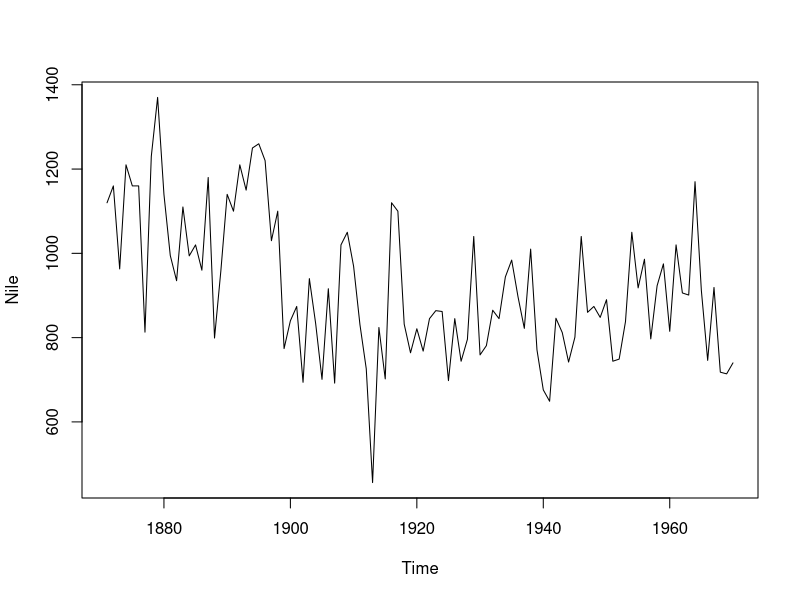
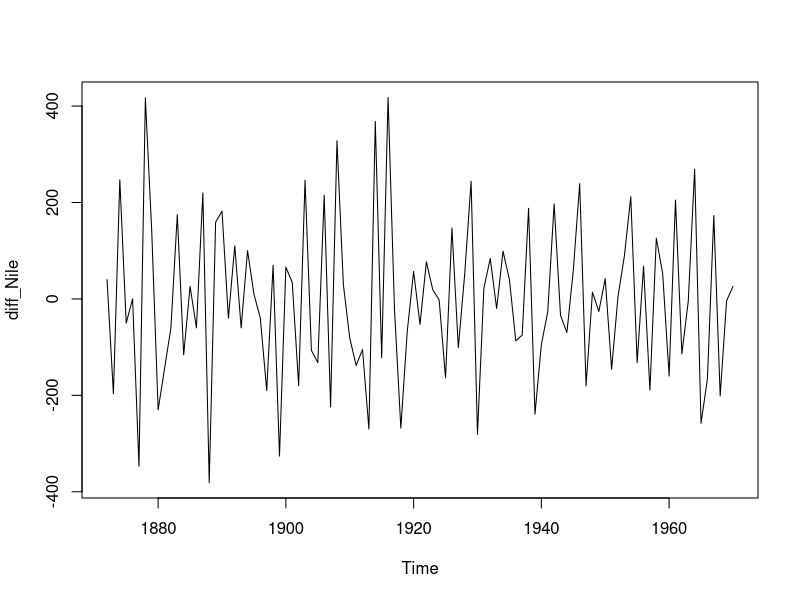
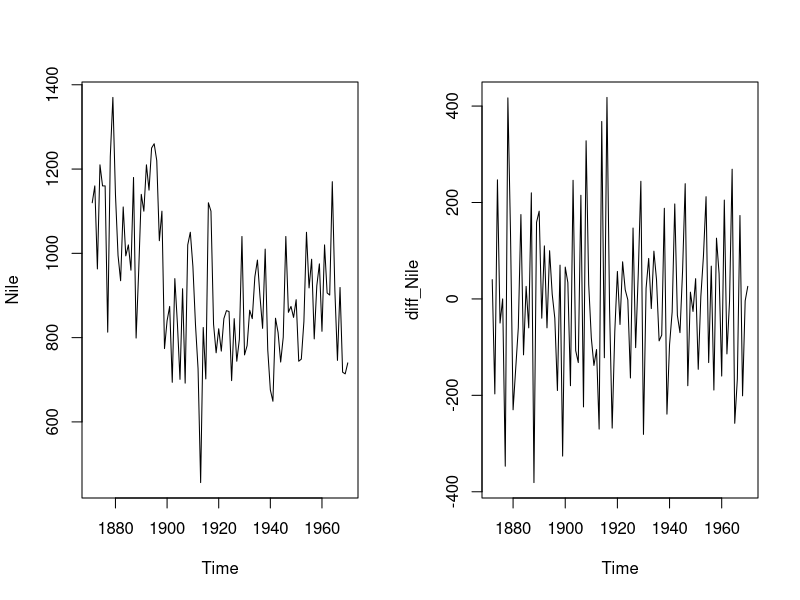
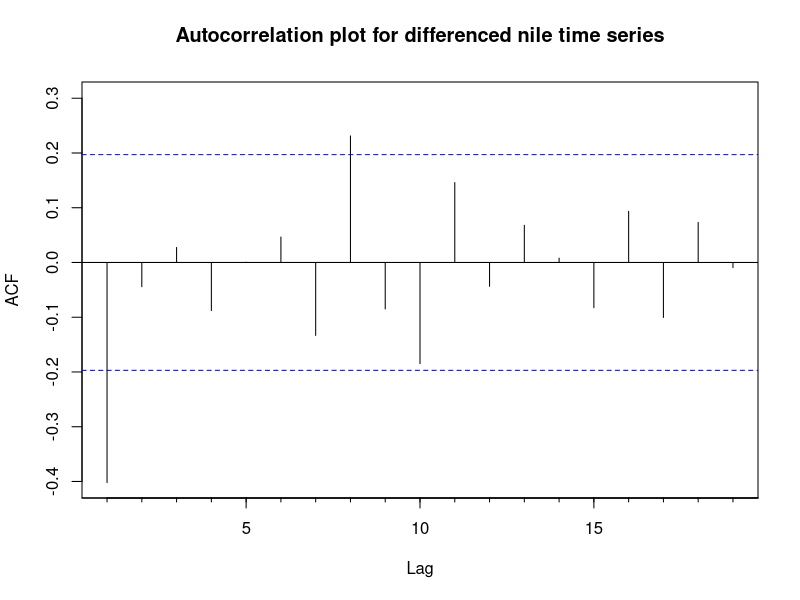
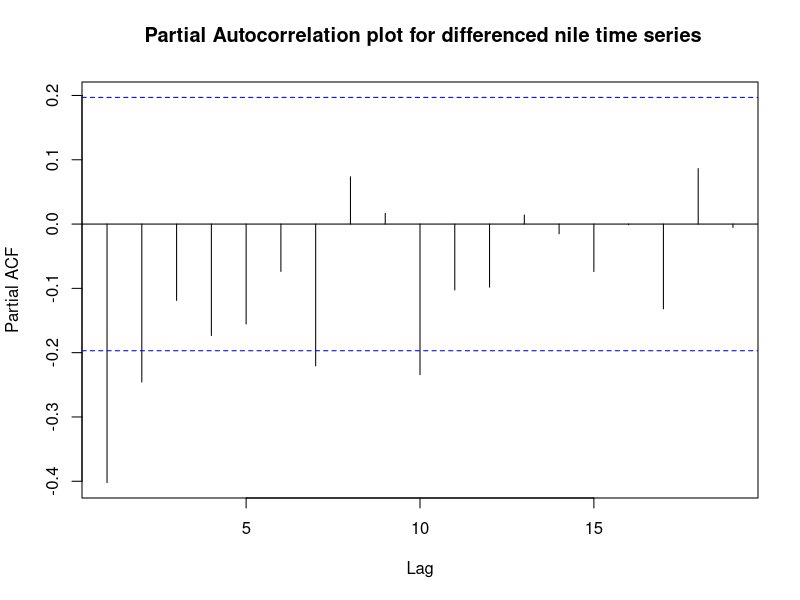
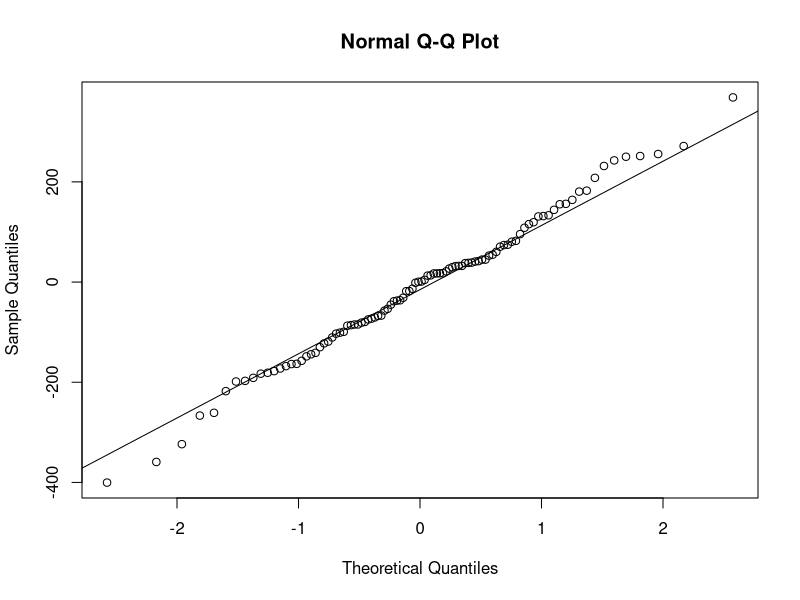
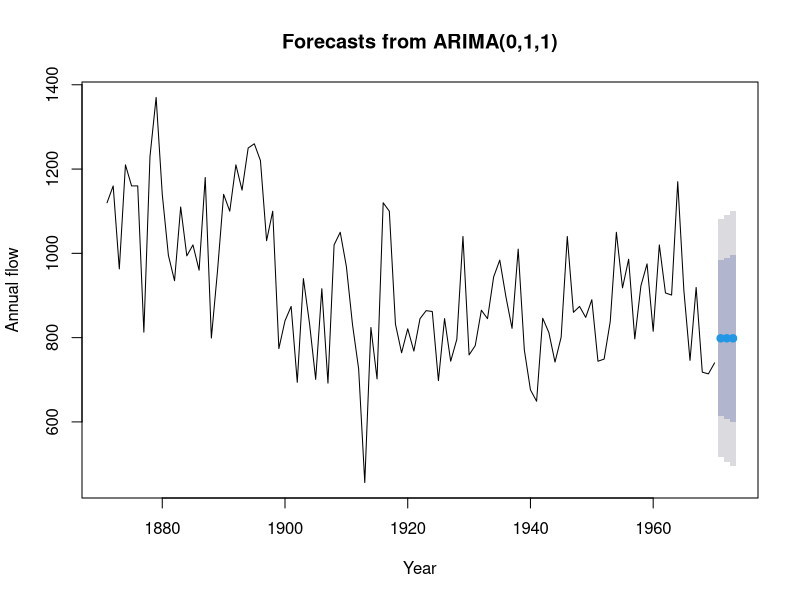
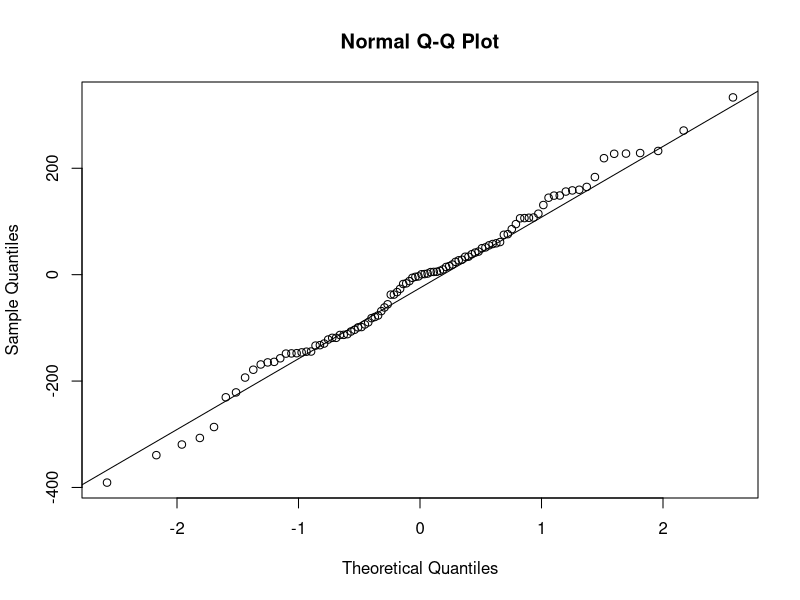

Generate these figures, in order, with R:
install.packages("tseries")
install.packages("forecast")
library(tseries)
library(forecast)
plot(Nile)

# Chart data appears to be stationary
# We'll asses it for a trend
ndiffs(Nile)

# This indicates that the data contains a trend
# so the time series is differenced once ( lag =1)
diff_Nile <- diff(Nile, lag =1)
plot(diff_Nile)

# Show both time series side by side for comparision
# Take a snapshot of settings
default_settings <- par(no.readonly = TRUE)
# Display charts in 1 row and 2 col
par(mfrow = c(1,2))
plot(Nile)
plot(diff_Nile)

# Reset settings back to the default values
par(default_settings)

# We'll assess whether there's a presence of
# in the differenced time series
ndiffs(diff_Nile)

# We're sure there isn't a trend in the time series

# Apply the ADF test to differenced time series
adf.test(diff_Nile)

# Results show that the time series is now stationary
# so we can proceed to the next step
# H0 = data needs to be differenced to make it stationary

# next step is to identify one or more reasonable models by
# examining autocorrelation and partial autocorrelation plots
# ACF and PACF plots.


Acf(diff_Nile, main = "Autocorrelation plot for differenced nile time series")

#partial autocorrlation plot
pacf(diff_Nile, main = " Partial Autocorrelation plot for differenced nile time series")

# Next step - fitting the ARIMA model
# We use the original dataset for the Arima model
# and modify the d-value to suit our area of findings
# and d = 1
# We apply the model to the original time series
arima_model <- Arima(Nile, order = c(0, 1, 1)) # This is wrong
arima_model

# Accuracy measures using the MAPE
# mean absolute percentage error
# Measures the prediction of accuracy
accuracy(arima_model)

# The MAPE is 13% so this means there is a forecast
# error of 13% in this arima model

# Evaluating the q-q norm
# Produces a normal q-q plot of the values in y
# Adding a q-q line shows us a theoratical quantile-quantile plot
# this line passes through the first and third probability quartiles.
qqnorm(arima_model$residuals)
qqline(arima_model$residuals)

# Test to examine whether the data and the model
# are closely fit or not
# box test function provides a test that autocorrelates
# are all 0 (Null Hypothesis)
# h0 = all values are zero
Box.test(arima_model$residuals, type = "Ljung-Box")

# Results show the model appears to fit the data well

# Forecast three years ahead for the Nile time series
forecast(arima_model, 3)

# Plot the time series prediction, this shows
# the forecast and the 80%, 95% confidence bands
plot(forecast(arima_model, 3), xlab = "Year", ylab = "Annual flow")

# Using the auto arima function
# Automated Arima forecast
auto_arima_model <- auto.arima(Nile)
auto_arima_model

# Compare accuracy of both models
accuracy(arima_model)
accuracy(auto_arima_model)

qqnorm(auto_arima_model$residuals)
qqline(auto_arima_model$residuals)

Box.test(auto_arima_model$residuals, type = "Ljung-Box")
# It has a stronger p value than the other one

# Plot information for predicted values
plot(forecast(auto_arima_model, 3), 
     xlab = "Year", 
     ylab = "Annual flow")

auto_arima_model
arima_model


# Plot information for predicted values
plot(forecast(auto_arima_model, 30), 
     xlab = "Year", 
     ylab = "Annual flow")

auto_arima_model
arima_model

# Plotting again
plot(forecast(auto_arima_model, 10), 
     xlab = "Year", 
     ylab = "Annual flow")

auto_arima_model
arima_model

# Seasonal decomposition
# airline passengers dataset contains
# monthly totals (thousands) of international
# airline passengers 1949-1960
plot(AirPassengers)
# This is a multiplicative (same pattern but gets bigger)
# Before running this behaviour has to be removed 

# variability is increasing - multiplicative model
# Before we decompose the time series into trend, seasonal
# and irregular components we need to convert from
# a multiplicative to additive model using a log 
# transfer
log_of_Airpassengers <- log(AirPassengers)
plot(log_of_Airpassengers)
# Varience has now stabalised

seasonal_decomposition <- stl(log_of_Airpassengers, s.window = "period")
plot(seasonal_decomposition)

# Components are currently in logged format
# We need to convert back to the original metric
converted_AirPassengers <- exp(seasonal_decomposition$time.series)
plot(converted_AirPassengers)
converted_AirPassengers

seasonal_adj_AirPassengers <- seasadj(seasonal_decomposition)
seasonplot(AirPassengers, 12, col = rainbow(12), year.labels = TRUE,
           main = "Seasonal plot of Airpassengers")

seasonplot(seasonal_adj_AirPassengers, 12, col = rainbow(12), year.labels = TRUE,
           main = "Seasonal element removed from plot of Airpassengers")

# This chart is stationary now checking for trend
ndiffs(seasonal_adj_AirPassengers)
diff_seasonally_adj_airpassenger <- diff(seasonal_adj_AirPassengers, 
                                         lag = 1)
ndiffs(diff_seasonally_adj_airpassenger)

# Data needs to be differenced to make it stationary = H0
adf.test(diff_seasonally_adj_airpassenger)    

auto_arima_model <- auto.arima(seasonal_adj_AirPassengers)
auto_arima_model                                         

accuracy(auto_arima_model)                                         
qqnorm(auto_arima_model$residuals)
qqline(auto_arima_model$residuals)


forecast(auto_arima_model)
plot(forecast(auto_arima_model, 3), xlab = "Year"
     , ylab = "Annual Passengers")

# Plan for testing..
# Extract the number of periods out of the original time series first
# and then compare with predicted time series forecast


